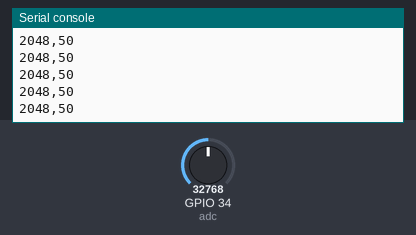
A program run on a simulated ESP32 board running MicroPython. Shown: the last lines printed to the serial console. Wiring (from the project's diagram.json): potentiometer on GPIO 34. The test bench sets the inputs (shaded band); at power-on: GPIO 34 (adc) = 32768 (analog values on the 0–65535 scale).

Above: at 1.2 s.
1.3 s: GPIO 34 (adc) set to 45874
At 1.56 s:
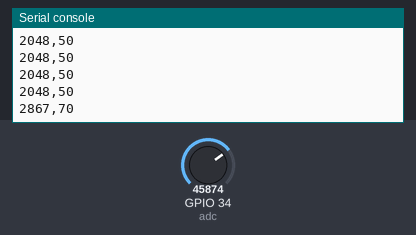
2.8 s: GPIO 34 (adc) set to 57670
At 2.96 s:
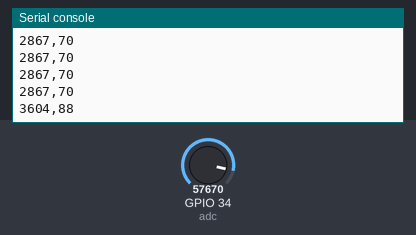
Timing chart, 0 to 5.8 s (numbered marks = the images above; inputs shaded):
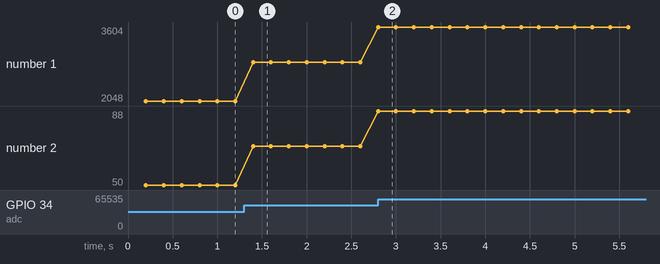

The program:

main.py
```python
from machine import ADC, Pin
from time import sleep_ms, ticks_ms, ticks_diff

ADC_MAX = 4095
SAMPLE_MS = 200
adc = ADC(Pin(34), atten=ADC.ATTN_11DB)
adc.width(ADC.WIDTH_12BIT)
print('raw12,percento')
last_sample = ticks_ms()

while True:
    now = ticks_ms()
    if ticks_diff(now, last_sample) >= SAMPLE_MS:
        last_sample = now
        raw = adc.read_u16() // 16
        percent = raw * 100 // ADC_MAX  # Percentuale del codice, non volt.
        print(raw, percent, sep=',')
    sleep_ms(1)
```

Measured:
- after the input at 1.3 s, the serial console: prints a new line after 0.10 s (image 1)
- after the input at 2.8 s, the serial console: prints a new line at once (image 2)
- plotted number 1: 2048 → 2867 after the input at 1.3 s, 2867 → 3604 after the input at 2.8 s
- plotted number 2: 50 → 70 after the input at 1.3 s, 70 → 88 after the input at 2.8 s
